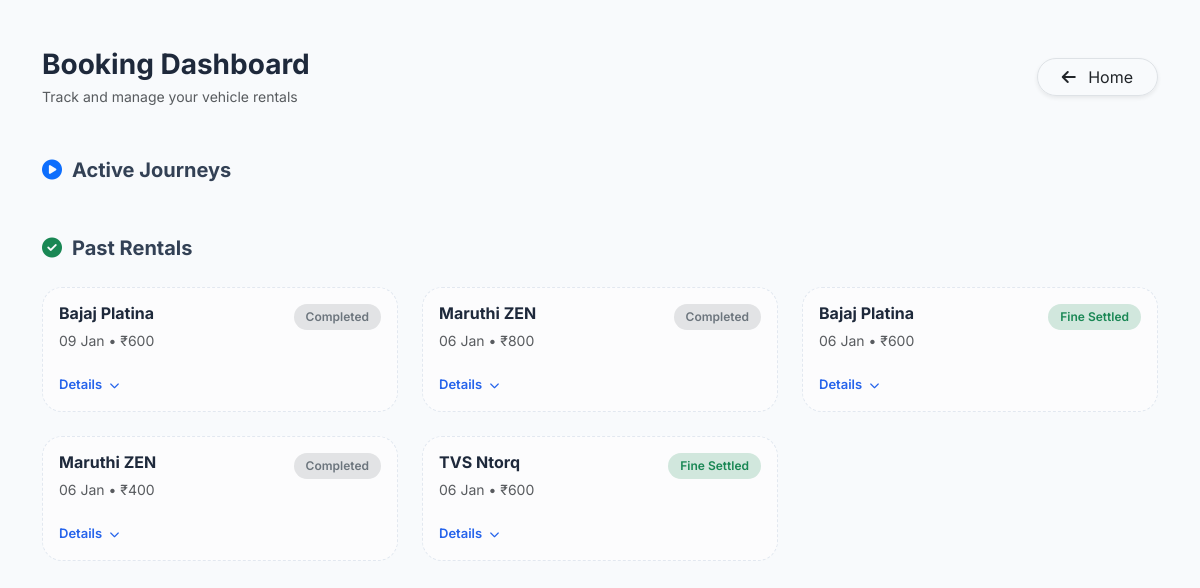
The page /my_bookings/ (signed in) on the database as committed earlier.
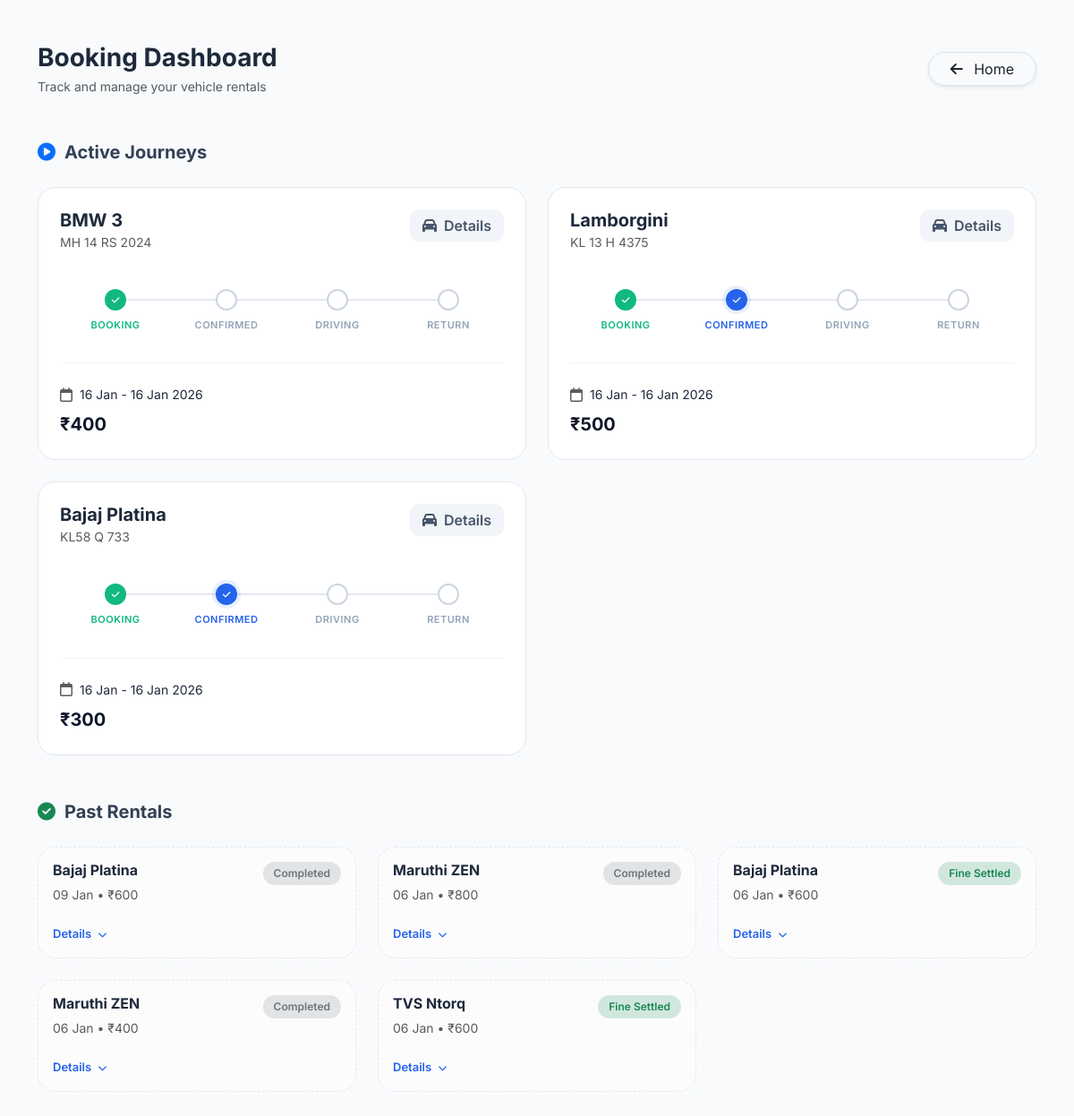
The same page on the database as committed later.
### wheelzy_app/models.py (models this page shows, shortened)
class Booking(models.Model):
    STATUS_CHOICES = [
        ("payment_pending", "Payment Pending"),
        ("pending", "Pending"),
        ("confirmed", "Confirmed"),
        ("in_use", "In Use"),
        ("returned", "Returned"),
        ("damage_reported", "Damage Reported"),
        ("cancelled", "Cancelled"),
        ("rejected", "Rejected"),
    ]
    user = models.ForeignKey(User, on_delete=models.CASCADE)
    vehicle = models.ForeignKey(Vehicle, on_delete=models.CASCADE)
    start_time = models.DateTimeField()
    end_time = models.DateTimeField()
    total_price = models.PositiveIntegerField(default=0)
    status = models.CharField(max_length=30, choices=STATUS_CHOICES, default="payment_pending")
    is_rent_paid = models.BooleanField(default=False)
    ordered_at = models.DateTimeField(auto_now_add=True)
    razorpay_order_id = models.CharField(max_length=255, blank=True, null=True)
    razorpay_payment_id = models.CharField(max_length=255, blank=True, null=True)
    razorpay_signature = models.CharField(max_length=255, blank=True, null=True)

class Vehicle(models.Model):
    VEHICLE_TYPES = (
        ("car", "Car"),
        ("bike", "Bike"),
    )
    owner = models.ForeignKey(
        User,
        on_delete=models.CASCADE,
        related_name="vehicles",
        null=True,
        blank=True
    )
    vehicle_name = models.CharField(max_length=255)
    vehicle_type = models.CharField(max_length=25, choices=VEHICLE_TYPES)
    number_plate = models.CharField(max_length=50, unique=True)
    price_per_hour = models.PositiveIntegerField()
    seats = models.PositiveIntegerField(blank=True)
    image = CloudinaryField('vehicle_images', blank=True, null=True)
    is_available = models.BooleanField(default=True)

### wheelzy_app/views.py (the view)
# urls.py: path("my_bookings/", views.my_bookings, name="my_bookings"),
@login_required
def my_bookings(request):
    bookings = (
        Booking.objects
        .filter(user=request.user,is_rent_paid=True)
        .select_related("vehicle", "damage_report")
        .order_by("-ordered_at")
    )
    has_unpaid_damage = DamageReport.objects.filter(
        booking__user=request.user,
        is_paid=False
    ).exists()
    return render(
        request,
        "my_bookings.html",
        {
            "bookings": bookings,
            "has_unpaid_damage": has_unpaid_damage
        }
    )

### wheelzy_app/templates/my_bookings.html (shortened to what this page needs)
{% load static %}
<!DOCTYPE html>
<html lang="en">
<head>
    <link rel="stylesheet" href="https://cdnjs.cloudflare.com/ajax/libs/font-awesome/6.5.1/css/all.min.css">
    <link href="https://cdn.jsdelivr.net/npm/bootstrap@5.3.2/dist/css/bootstrap.min.css" rel="stylesheet">
</head>
<body>
<div class="container py-5">
    <div class="d-flex justify-content-between align-items-center mb-5">
        <div>
            <h1 class="fw-bold h3 mb-1">Booking Dashboard</h1>
            <p class="text-muted small mb-0">Track and manage your vehicle rentals</p>
        </div>
        <a href="{% url 'home' %}" class="btn btn-white border shadow-sm rounded-pill px-4">
            <i class="fa-solid fa-arrow-left me-2"></i> Home
        </a>
    </div>
    <div class="section-title">
        <i class="fa-solid fa-circle-play text-primary"></i> Active Journeys
    </div>
    <div class="row g-4 mb-5">
        {% for booking in bookings %}
        {% if booking.status != "returned" and not booking.damage_report.is_paid %}
        <div class="col-lg-6">
            <div class="booking-card">
                <div class="d-flex justify-content-between align-items-start mb-3">
                    <div>
                        <h5 class="fw-bold mb-0">{{ booking.vehicle.vehicle_name }}</h5>
                        <span class="text-muted small">{{ booking.vehicle.number_plate }}</span>
                    </div>
                    <button class="btn btn-view" data-bs-toggle="modal" data-bs-target="#vehicleModal{{ booking.id }}">
                        <i class="fa-solid fa-car me-2"></i>Details
                    </button>
                </div>
                <div class="booking-stepper">
                    <div class="step {% if booking.status != 'pending' %}done{% else %}active{% endif %}">
                        <div class="step-dot"><i class="fa-solid fa-check"></i></div>
                        <div class="step-label">Booking</div>
                    </div>
                    <div class="step {% if booking.status in 'in_use returned' %}done{% elif booking.status == 'confirmed' %}active{% endif %}">
                        <div class="step-dot"><i class="fa-solid fa-check"></i></div>
                        <div class="step-label">Confirmed</div>
                    </div>
                    <div class="step {% if booking.status == 'returned' or booking.damage_report %}done{% elif booking.status == 'in_use' %}active{% endif %}">
                        <div class="step-dot"><i class="fa-solid fa-check"></i></div>
                        <div class="step-label">Driving</div>
                    </div>
                    {% if booking.damage_report %}
                    <div class="step active damage">
                        <div class="step-dot">!</div>
                        <div class="step-label">Issue</div>
                    </div>
                    {% else %}
                    <div class="step {% if booking.status == 'returned' %}done{% endif %}">
                        <div class="step-dot"><i class="fa-solid fa-check"></i></div>
                        <div class="step-label">Return</div>
                    </div>
                    {% endif %}
                </div>
                <hr class="my-4" style="opacity: 0.05;">
                <div class="row align-items-center">
                    <div class="col-sm-7">
                        <div class="d-flex align-items-center mb-2">
                            <i class="fa-regular fa-calendar text-muted me-2"></i>
                            <span class="small">{{ booking.start_time|date:"d M" }} - {{ booking.end_time|date:"d M Y" }}</span>
                        </div>
                        <div class="price-tag">₹{{ booking.total_price }}</div>
                    </div>
                </div>
            </div>
        </div>
        {% endif %}
        {% endfor %}
    </div>
    <div class="section-title">
        <i class="fa-solid fa-circle-check text-success"></i> Past Rentals
    </div>
    <div class="row g-4">
        {% for booking in bookings %}
        {% if booking.status == "returned" or booking.damage_report.is_paid %}
        <div class="col-md-6 col-xl-4">
            <div class="booking-card completed p-3">
                <div class="d-flex justify-content-between">
                    <h6 class="fw-bold mb-1">{{ booking.vehicle.vehicle_name }}</h6>
                    {% if booking.damage_report.is_paid %}
                        <span class="status-badge bg-success-subtle text-success">Fine Settled</span>
                    {% else %}
                        <span class="status-badge bg-secondary-subtle text-secondary">Completed</span>
                    {% endif %}
                </div>
                <p class="small text-muted mb-3">{{ booking.start_time|date:"d M" }} • ₹{{ booking.total_price }}</p>
                <button class="collapse-btn mt-2" type="button" data-bs-toggle="collapse" data-bs-target="#completed{{ booking.id }}">
                    Details <i class="fa-solid fa-chevron-down ms-1" style="font-size: 10px;"></i>
                </button>
            </div>
        </div>
        {% endif %}
        {% endfor %}
    </div>
</div>
</body>
</html>

### wheelzy_app/templates/my_bookings.html (style rules this page uses)
:root { --primary: #2563eb; --success: #10b981; --warning: #f59e0b; --danger: #ef4444; --bg: #f8fafc; --card-border: #e2e8f0; }
body { background-color: var(--bg); font-family: 'Inter', sans-serif; color: #1e293b; }
.section-title { font-size: 1.25rem; font-weight: 700; color: #334155; margin-bottom: 1.5rem; display: flex; align-items: center; gap: 10px; }
.booking-card { background: white; border: 1px solid var(--card-border); border-radius: 20px; padding: 1.5rem; transition: all 0.3s ease; position: relative; overflow: hidden; }
.booking-card.completed { background: #fcfcfd; border-style: dashed; }
.booking-stepper { display: flex; justify-content: space-between; padding: 25px 0 10px; position: relative; }
.booking-stepper::before { content: ""; position: absolute; top: 36px; left: 10%; right: 10%; height: 2px; background: #e2e8f0; z-index: 0; }
.step { flex: 1; text-align: center; position: relative; z-index: 1; }
.step-dot { width: 24px; height: 24px; margin: 0 auto 8px; background: white; border: 2px solid #cbd5e1; border-radius: 50%; display: flex; align-items: center; justify-content: center; font-size: 10px; color: transparent; transition: all 0.3s ease; }
.step-label { font-size: 11px; font-weight: 600; color: #94a3b8; text-transform: uppercase; letter-spacing: 0.5px; }
.step.active .step-dot { border-color: var(--primary); box-shadow: 0 0 0 4px rgba(37, 99, 235, 0.1); background: var(--primary); color: white; }
.step.active .step-label { color: var(--primary); }
.step.done .step-dot { background: var(--success); border-color: var(--success); color: white; }
.step.done .step-label { color: var(--success); }
.price-tag { font-size: 1.25rem; font-weight: 700; color: #0f172a; }
.btn-view { background: #f1f5f9; border: none; color: #475569; font-weight: 600; border-radius: 10px; padding: 6px 14px; }
.status-badge { font-size: 0.75rem; padding: 4px 12px; border-radius: 50px; font-weight: 600; }
.collapse-btn { border: none; background: none; color: var(--primary); font-weight: 600; font-size: 13px; padding: 0; }

Rows that differ between the two databases and show on the page:
added Booking: vehicle.vehicle_name "BMW 3", vehicle.number_plate "MH 14 RS 2024", start_time "16 Jan", end_time "16 Jan 2026", total_price "400", status "booked" (drawn), shown under "Booking Dashboard"
added Booking: vehicle.vehicle_name "Lamborgini", vehicle.number_plate "KL 13 H 4375", start_time "16 Jan", end_time "16 Jan 2026", total_price "500", shown under "Booking Dashboard"
added Booking: vehicle.vehicle_name "Bajaj Platina", vehicle.number_plate "KL58 Q 733", start_time "16 Jan", end_time "16 Jan 2026", total_price "300", shown under "Booking Dashboard"
